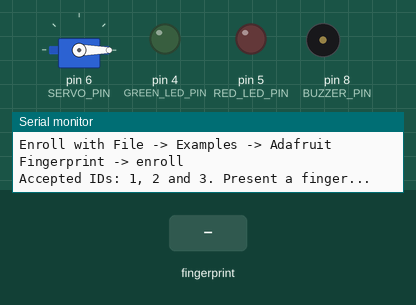
This sketch was run on a simulated Arduino Uno, built with avr-gcc and run on an emulated ATmega328P. On the bench: servo, output pins drawn as LEDs (lit = HIGH), buzzer (waves = sounding), the last lines printed to the serial monitor. The inputs (shaded band) are chosen by the test bench.

Above: at 2.3 s.
2.4 s: finger stored as number 1 placed on the sensor
At 2.86 s:
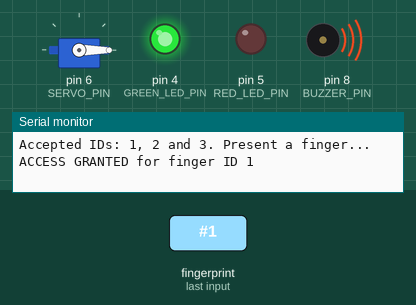
At 3.9 s:
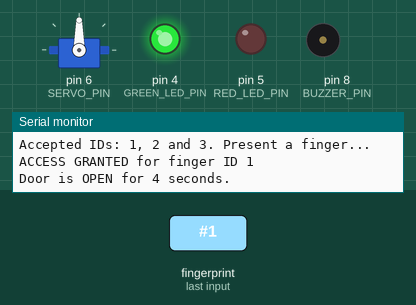
Timing chart, 0 to 8.6 s (numbered marks = the images above; inputs shaded):
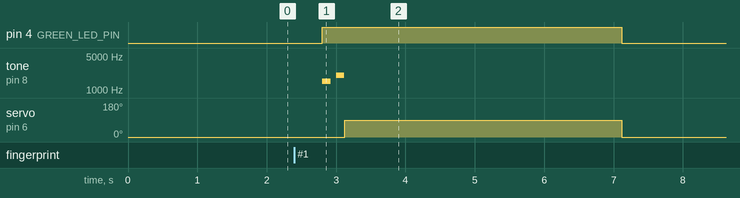

Measured:
- after the input at 2.4 s, pin 4 (GREEN_LED_PIN): LOW → HIGH after 0.40 s, → LOW 4.3 s later; tone on pin 8 (BUZZER_PIN): silent → 1500 Hz after 0.40 s, → silent 0.12 s later, → 2000 Hz 0.08 s later, → silent 0.12 s later; servo on pin 6 (SERVO_PIN): 0° → 90° after 0.72 s, → 0° 4.0 s later

The sketch:

Fingerprint-Access-System.ino
```cpp
/*
 * 091 - Fingerprint Access System
 * Board: Arduino Uno
 *
 * An R503 (or R303) optical fingerprint sensor decides who may open a door.
 * A stored fingerprint that matches one of the enrolled IDs (1, 2 or 3)
 * unlocks the servo door for 4 seconds and lights the green LED. Any finger
 * that is not enrolled is rejected with the red LED and a low buzzer tone.
 *
 * ENROLLMENT (do this once, before using the sketch):
 *   1. Install the library: Sketch -> Include Library -> Manage Libraries ->
 *      search "Adafruit Fingerprint Sensor Library" and install it.
 *   2. Wire the sensor as shown below.
 *   3. Open File -> Examples -> Adafruit Fingerprint -> enroll
 *   4. Upload it, open the Serial Monitor at 9600 baud and follow the
 *      prompts to store a finger. Repeat for IDs 1, 2 and 3.
 *   5. Upload this sketch - it only compares against those stored IDs.
 *
 * Wiring:
 *   Fingerprint sensor VCC -> 5V, GND -> GND
 *   Fingerprint sensor TX  -> digital pin 2 (Arduino RX, SoftwareSerial)
 *   Arduino pin 3 (TX)     -> 1k ohm resistor -> sensor RX
 *                             2k ohm resistor -> GND   (voltage divider)
 *     The Arduino sends 5 V logic but the sensor wants about 3.3 V, so the
 *     1k/2k divider drops the 5 V from pin 3 down to roughly 3.3 V. The
 *     sensor TX -> pin 2 line needs no divider because 3.3 V is read as HIGH
 *     by the 5 V Arduino.
 *   Servo brown/black -> GND, red -> 5V (use a separate 5 V supply or the
 *     external power jack for a big servo), orange -> digital pin 6
 *   Green LED + 220 ohm resistor -> digital pin 4 (access granted)
 *   Red LED   + 220 ohm resistor -> digital pin 5 (access denied)
 *   Passive buzzer + -> digital pin 8 (through 100 ohm), - -> GND
 */

#include <Adafruit_Fingerprint.h>  // Adafruit Fingerprint Sensor Library
#include <SoftwareSerial.h>        // built-in: second serial port for the sensor
#include <Servo.h>                 // built-in: drives the door servo

// ---------------- Named pin constants ----------------
const int FP_RX_PIN = 2;     // Arduino receives sensor data on pin 2
const int FP_TX_PIN = 3;     // Arduino transmits to sensor on pin 3 (via divider)
const int SERVO_PIN = 6;     // servo that swings the door
const int GREEN_LED_PIN = 4; // "access granted" indicator
const int RED_LED_PIN = 5;   // "access denied" indicator
const int BUZZER_PIN = 8;    // passive buzzer feedback

// ---------------- Behaviour constants ----------------
const int FP_BAUD = 57600;       // default baud rate of the R503/R303
const int DOOR_LOCKED_ANGLE = 0;  // servo angle with the door shut
const int DOOR_OPEN_ANGLE = 90;   // servo angle with the door open
const unsigned long DOOR_OPEN_MS = 4000;  // keep the door open 4 seconds
const unsigned long DENY_BUZZ_MS = 1500;  // how long the deny tone plays

// The enrolled fingerprint IDs this sketch accepts (enroll them first).
const int ALLOWED_ID_1 = 1;
const int ALLOWED_ID_2 = 2;
const int ALLOWED_ID_3 = 3;

// SoftwareSerial uses pins 2 (RX) and 3 (TX) instead of the USB port so the
// Serial Monitor stays free for messages.
SoftwareSerial fingerSerial(FP_RX_PIN, FP_TX_PIN);
Adafruit_Fingerprint finger = Adafruit_Fingerprint(&fingerSerial);

Servo doorServo;
int grantCount = 0;   // how many times the door has been opened
int denyCount = 0;    // how many times access has been refused
int lastMatchedId = 0; // ID of the finger that was seen last (0 = none)

// Reads one fingerprint image and asks the sensor for a match.
// Returns: >= 1  -> matching enrolled ID (1, 2 or 3)
//          -1    -> no finger on the sensor
//          -2    -> sensor communication/read error
//          -3    -> finger seen, but it matches no stored template
int readFingerprint() {
  uint8_t p = finger.getImage();
  if (p == FINGERPRINT_NOFINGER) return -1;
  if (p != FINGERPRINT_OK) return -2;

  p = finger.image2Tz();
  if (p != FINGERPRINT_OK) return -2;

  p = finger.fingerFastSearch();
  if (p == FINGERPRINT_NOTFOUND) {
    lastMatchedId = 0;
    return -3;
  }
  if (p != FINGERPRINT_OK) return -2;

  lastMatchedId = (int)finger.fingerID;   // which stored ID matched
  return lastMatchedId;
}

// Green LED + two short beeps + swing the door open, then close it again.
void grantAccess() {
  grantCount++;
  Serial.print("ACCESS GRANTED for finger ID ");
  Serial.println(lastMatchedId);

  digitalWrite(GREEN_LED_PIN, HIGH);
  tone(BUZZER_PIN, 1500);
  delay(120);
  noTone(BUZZER_PIN);
  delay(80);
  tone(BUZZER_PIN, 2000);
  delay(120);
  noTone(BUZZER_PIN);

  doorServo.write(DOOR_OPEN_ANGLE);   // unlock the door
  Serial.println("Door is OPEN for 4 seconds.");
  delay(DOOR_OPEN_MS);

  doorServo.write(DOOR_LOCKED_ANGLE); // lock the door again
  digitalWrite(GREEN_LED_PIN, LOW);
  Serial.println("Door LOCKED. Present a finger...");
}

// Red LED + low buzzing tone, door stays shut.
void denyAccess() {
  denyCount++;
  Serial.print("ACCESS DENIED - finger matches no enrolled ID. ");
  Serial.print("Denied total: ");
  Serial.println(denyCount);

  digitalWrite(RED_LED_PIN, HIGH);
  tone(BUZZER_PIN, 300);            // unpleasant low buzz
  delay(DENY_BUZZ_MS);
  noTone(BUZZER_PIN);
  digitalWrite(RED_LED_PIN, LOW);

  Serial.println("Present a finger...");
}

void setup() {
  Serial.begin(9600);
  fingerSerial.begin(FP_BAUD);   // sensor side of the link

  pinMode(GREEN_LED_PIN, OUTPUT);
  pinMode(RED_LED_PIN, OUTPUT);
  pinMode(BUZZER_PIN, OUTPUT);
  digitalWrite(GREEN_LED_PIN, LOW);
  digitalWrite(RED_LED_PIN, LOW);
  noTone(BUZZER_PIN);

  doorServo.attach(SERVO_PIN);
  doorServo.write(DOOR_LOCKED_ANGLE);   // always start locked

  finger.begin(FP_BAUD);

  // The sensor replies to a password query on start-up; if it does not, the
  // wiring or the power supply is wrong.
  if (!finger.verifyPassword()) {
    Serial.println("ERROR: fingerprint sensor not found.");
    Serial.println("Check wiring: sensor TX -> pin 2, pin 3 -> divider -> RX.");
    while (true) { delay(1000); }   // stop here, nothing else can work
  }

  finger.getTemplateCount();
  Serial.print("Fingerprint Access System ready. Sensor holds ");
  Serial.print(finger.templateCount);
  Serial.println(" stored template(s).");
  Serial.println("Enroll with File -> Examples -> Adafruit Fingerprint -> enroll");
  Serial.println("Accepted IDs: 1, 2 and 3. Present a finger...");
}

void loop() {
  int id = readFingerprint();

  if (id >= 1) {
    // Only IDs 1-3 are allowed; anything else is treated as a stranger.
    if (id == ALLOWED_ID_1 || id == ALLOWED_ID_2 || id == ALLOWED_ID_3) {
      grantAccess();
    } else {
      denyAccess();
    }
  } else if (id == -3) {
    denyAccess();     // a real finger, but not an enrolled one
  } else if (id == -2) {
    Serial.println("Sensor read error - try again.");
    delay(500);
  }

  // -1 (no finger) simply falls through: keep waiting quietly.

  // Periodic status line so the Serial Monitor shows the system is alive.
  static unsigned long lastStatusMs = 0;
  if (millis() - lastStatusMs >= 3000) {
    lastStatusMs = millis();
    Serial.print("Granted: ");
    Serial.print(grantCount);
    Serial.print(" | Denied: ");
    Serial.print(denyCount);
    Serial.println(" | Waiting for a finger...");
  }

  delay(50);   // poll the sensor 20 times per second
}
```
